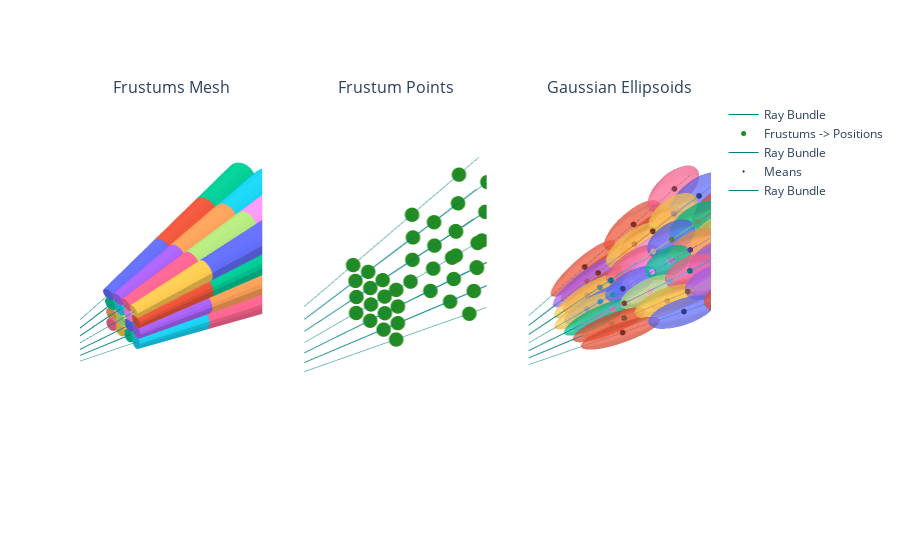

The notebook cell saved with this chart:
### Markdown cell above
## Rays

#### Generation

The goal is to create *rays* that intersect the volume we want to reconstruct (the scene).


| ![Nerf-ray](https://imgur.com/MF39ucD.png=50x50) |
| :---: |
| **Figure 2**: NeRF rays. |

Using classical definitions from computational geometry, we can define a ray as:

$$
\vec{r}(t) = \vec{o} + t\vec{d}
$$

Where:

1.  $\vec{r}(t)$ is the ray.
2.  $\vec{d}$ is the unit vector representing the ray's direction.
3.  $\vec{o}$ is the ray's origin.
4.  $t$ is a parameter (e.g., time).

**In the context of NeRF:**

*   The **origin** of the ray ($\vec{o}$) is the position of a pixel on the image plane.
*   The **direction** ($\vec{d}$) is the line connecting the pixel to the camera's aperture.

**Calculating Ray Direction**

To calculate the ray direction, we need to consider the camera's extrinsic matrix ($C_{ext}$), which describes the camera's position and orientation in the world coordinate system.

1. **Pixel Coordinates to Camera Coordinates:**
   First, we convert pixel coordinates $(u, v)$ to camera coordinates $(x_c, y_c, z_c)$ using the camera's intrinsic parameters (focal length '$f$' and principal point offsets $\delta_x$, $\delta_y$):

$$
\begin{align*}
u &= f \frac{x_c}{z_c} + \delta_x \quad \Rightarrow \quad x_c = z_c \frac{u - \delta_x}{f} \\
v &= f \frac{y_c}{z_c} + \delta_y \quad \Rightarrow \quad y_c = z_c \frac{v - \delta_y}{f}
\end{align*}
$$
We can assume $z_c = 1$ for simplicity.

2. **Camera Coordinates to World Coordinates:**
   Next, we transform the camera coordinates into world coordinates using the inverse of the camera's extrinsic matrix ($C_{ext}^{-1}$):

$$
\tilde{X}_w = C_{ext}^{-1} \times \tilde{X}_c 
$$

Where:

$$
C_{ext}^{-1} = \begin{bmatrix} r_{11}' & r_{12}' & r_{13}' & t_x' \\ r_{21}' & r_{22}' & r_{23}' & t_y' \\ r_{31}' & r_{32}' & r_{33}' & t_z' \\ 0 & 0 & 0 & 1 \end{bmatrix}
$$

3. **Ray Direction:**
   Since we're only interested in the direction, we normalize the resulting vector:

$$
\vec{d} = \frac{R_{ext}' \times X_c}{||R_{ext}' \times X_c||}
$$
Where $R_{ext}'$ is the rotation part of $C_{ext}^{-1}$.

**Ray Origin**

The origin of the ray ($\vec{o}$) is simply the translation component of the camera's extrinsic matrix:

$$
\vec{o} = \begin{bmatrix} t_x' \\ t_y' \\ t_z' \end{bmatrix}
$$

### Code cell
# COLLAPSED

import plotly.graph_objects as go
from plotly.subplots import make_subplots
import torch
from nerfstudio.cameras.cameras import Cameras, CameraType
from nerfstudio.utils import plotly_utils as vis

# Define the layout for the 3D plots
webdocs_layout = dict(
    aspectmode="data",
    xaxis=dict(showspikes=False),
    yaxis=dict(showspikes=False),
    zaxis=dict(showspikes=False),
    xaxis_visible=False,
    yaxis_visible=False,
    zaxis_visible=False,
    camera=dict(up=dict(x=0, y=1, z=0)),
)

# ... (rest of the code remains the same)

# Create subplots
fig = make_subplots(
    rows=1, cols=3,
    specs=[[{'type': 'scatter3d'}, {'type': 'scatter3d'}, {'type': 'scatter3d'}]],
    subplot_titles=("Frustums Mesh", "Frustum Points", "Gaussian Ellipsoids")
)

# Add traces for the first plot
frustums_mesh_list = vis.get_frustums_mesh_list(ray_samples.frustums)
for mesh in frustums_mesh_list:
    fig.add_trace(mesh, row=1, col=1)
fig.add_trace(vis_rays, row=1, col=1)

# Add traces for the second plot
frustum_points = vis.get_frustum_points(ray_samples.frustums)
fig.add_trace(frustum_points, row=1, col=2)
fig.add_trace(vis_rays, row=1, col=2)

# Add traces for the third plot
gaussian_ellipsoids_list = vis.get_gaussian_ellipsoids_list(ray_samples.frustums.flatten().get_gaussian_blob())
for ellipsoid in gaussian_ellipsoids_list:
    fig.add_trace(ellipsoid, row=1, col=3)
fig.add_trace(vis_rays, row=1, col=3)

# Update layout for each subplot individually
fig.update_scenes(webdocs_layout, row=1, col=1)
fig.update_scenes(webdocs_layout, row=1, col=2)
fig.update_scenes(webdocs_layout, row=1, col=3)



fig.show()
